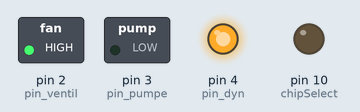
The sketch below on a simulated Arduino Uno, built with avr-gcc and run on an emulated ATmega328P. On the bench: switched loads named in the sketch (green lamp = pin HIGH), output pins drawn as LEDs (lit = HIGH).

Above: at 0.1 s.
At 60.1 s:
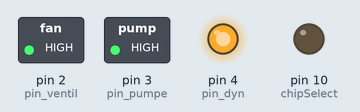
Timing chart, 0 to 61.6 s (numbered marks = the images above):
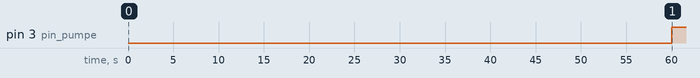

Measured:
- by itself, pin 3 (pin_pumpe): LOW → HIGH at 60.0 s

The sketch:

injektion_leer_pumpen.ino
```cpp
// Load needed packages -----------------------------------------------------------------------
#include "RTClib.h" //Time
#include "SdFat.h" //SD-card
#include "SPI.h" //needed by SD library


// Create needed variables --------------------------------------------------------------------

// other input variables ------------------------------------------------
int intervall_s = 1;
int intervall_min = 0;
int relais_h = 6; //Pause zwischen inj messungen in stunden
int ventil_mins = 6; //Zeitraum in dem das ventil offen ist und die inj Kammer misst
int pumpe_mins = 1; //how many minutes does the pump pump

//initial measurements
int counter = 0;//counts the initial measurements
int meas = 0;//changes between 0 = Pump and 1 =  Measurement
int n_counts = 5;//number of initial measurements
int t_init = 0;//minutes before first measurement

//Time
RTC_DS1307 rtc; //Defines the real Time Object

// Pins variables
const float VRefer = 5;       // voltage of adc reference
const int pinAdc   = A0;
const int pin_ventil = 2;
const int pin_pumpe = 3;
const int pin_dyn = 4;

 //SD variables----------------------------------------------------
SdFat sd;
const int chipSelect = 10; //Select the pin the SD card uses for communication
  //if Pin 10 is used for something else the SD library will not work
SdFile file; //Variable for the logging of data
char filename[] = "yymmdd_inj.TXT";
char date_char[] = "yy/mm/dd HH:MM:SS";

//Variable for USB connection
#define ECHO_TO_SERIAL 1 //check if Arduino is connected via USB (aka to a PC)
  //if False the lines regarding the Serial Monitor are not executed
unsigned int baudrate = 38400;


// Setup ----------------------------------------------------------------------
void setup(){
 // datetime -----------------------------------

   if (! rtc.begin()) {
    Serial.println("Couldn't find RTC");
    while (1);
  }

  if (! rtc.isrunning()) {
//    Uhrzeit einmalig adjusten dann auskommentieren
//    rtc.adjust(DateTime(F(__DATE__), F(__TIME__)));
  }

//output pins
  pinMode(chipSelect, OUTPUT);
  pinMode(pin_ventil, OUTPUT);
  pinMode(pin_pumpe, OUTPUT);
  pinMode(pin_dyn, OUTPUT);

  digitalWrite(pin_ventil,HIGH);
  digitalWrite(pin_pumpe,LOW);
  digitalWrite(pin_dyn,HIGH);
//SD -------------------------------------------------------
   #if ECHO_TO_SERIAL //if USB connection exists do the following:
   Serial.begin(baudrate); //Activate Serial Monitor
   #endif ECHO_TO_SERIAL
}

// loop -----------------------------------------------------
void loop(){
  delay(60000);
  digitalWrite(pin_pumpe,HIGH);
}
```
